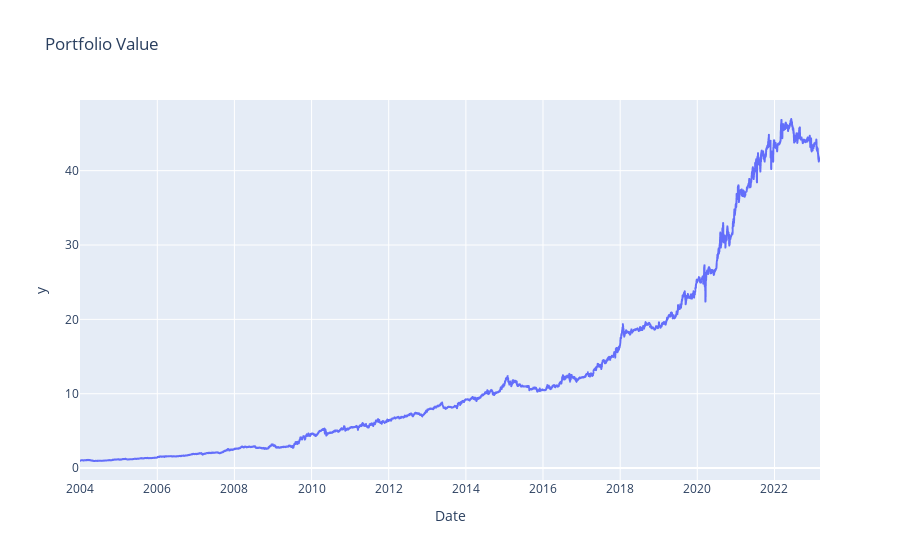
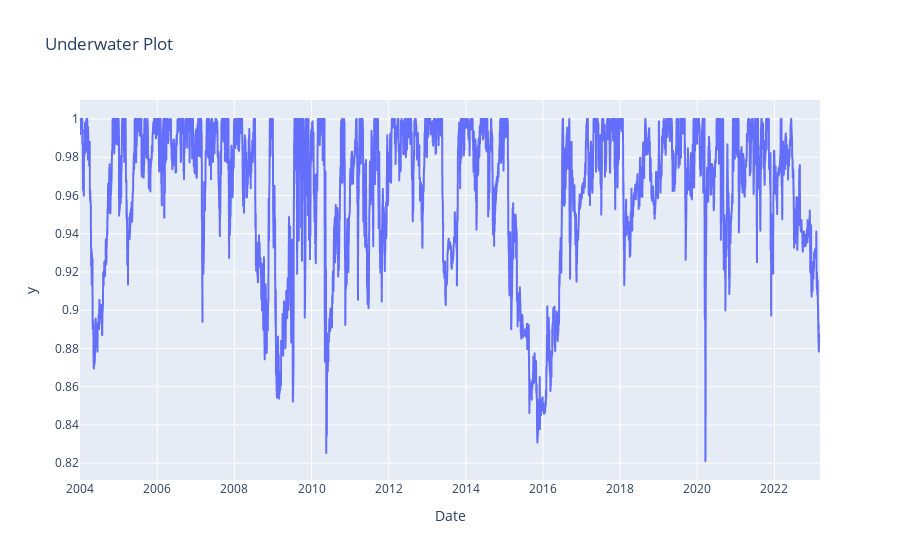

Notebook code cell kept with these figures, in order:
### Code cell
meta_parameters = {
    'meta_rebalance_unit' : 'Month',
    'meta_rebalance_freq' : 1,
    'meta_rebalance_shift' : 0,
    'meta_lb_period' : 3,
    'meta_skipped_period' : 0,
    'meta_fixed_substrat_weights' : {'DualMom' : 2, 'BAA_AggDef' : 2, 'BAA_BalDef' : 2, 'TAA' : 2, 'KellerProtMom' : 2, 'NovellTactBond' : 1, 'HAA' : 1},
    'meta_rel_mom_substrat_weights' : [1, 2, 3, 4, 5, 6, 7], #[Top Perfromer, Second Perf., Third Perf., Fourth Perf., Fifth Perf., Sixth Perf., Seventh Perf.]
    'meta_sharpe_substrat_weights' : [1, 2, 3, 4, 5, 6, 7], #[Top Perfromer, Second Perf., Third Perf., Fourth Perf., Fifth Perf., Sixth Perf., Seventh Perf.]
    'meta_sortino_substrat_weights' : [1, 2, 3, 4, 5, 6, 7], #[Top Perfromer, Second Perf., Third Perf., Fourth Perf., Fifth Perf., Sixth Perf., Seventh Perf.]
    'meta_rel_mom_abs_threshold' : -1,
    'meta_sharpe_abs_threshold' : -100,
    'meta_sortino_abs_threshold' : -100,
    'meta_start_date' : '2004-01-01',
    'meta_end_date' : datetime.date.today(),
    'used_substrat_weights' : 'fixed_based' # 'fixed_based', 'ew_based', 'rel_mom_based', 'sharpe_based', 'sortino_based' 
}

meta_leverage_parameters = {
    # 'meta_overall_leverage' : 1,
    # 'meta_ETF_perf_leverage_threshold' : [0.2, 0.4, 0.6, 0.8, 1],
    # 'meta_ETF_perf_leverage' : [1, 1, 1, 1, 1],
    # 'meta_monthly_seas_based_leverage' : [1, 1, 1, 1, 1, 1, 1, 1, 1, 1, 1, 1],
    # 'meta_leverage_lookback_years': 5,
    # 'meta_tlt_based_leverage' : [1, 1, 1, 1] #[Bull, Rebound, Correction, Bear]
    # 'meta_overall_leverage' : 1,
    # 'meta_ETF_perf_leverage_threshold' : [0.2, 0.4, 0.6, 0.8, 1],
    # 'meta_ETF_perf_leverage' : [2, 1.5, 1, 0.75, 0.5],
    # 'meta_monthly_seas_based_leverage' : [1.5, 1.5, 1.25, 1.25, 1, 1, 1, 1, 1, 1, 1, 1],
    # 'meta_leverage_lookback_years': 5,
    # 'meta_tlt_based_leverage' : [1.1, 1.1, 1, 0.8] #[Bull, Rebound, Correction, Bear]
    'meta_overall_leverage' : 1.5,
    'meta_ETF_perf_leverage_threshold' : [0.2, 0.4, 0.6, 0.8, 1],
    'meta_ETF_perf_leverage' : [1.5, 1.25, 1, 0.85, 0.7],
    # 'meta_ETF_perf_leverage' : [1, 1, 1, 1, 1],
    'meta_monthly_seas_based_leverage' : [1.5, 1.5, 1.25, 1.25, 1, 1, 1, 1, 1, 1, 0.85, 0.85],
    # 'meta_monthly_seas_based_leverage' : [1, 1, 1, 1, 1, 1, 1, 1, 1, 1, 1, 1],
    'meta_leverage_lookback_years': 5,
    'meta_tlt_based_leverage' : [1.25, 1.4, 1, 0.75] #[Bull, Rebound, Correction, Bear]
}

taa_parameters = {
    'taa_ticker_list' : ['VNQ', 'EEM', 'DBC', 'SPY', 'QQQ', 'TLT'],
    'taa_perc_ch_lb_list' : [60, 120, 180, 250],
    'taa_vol_lb' : 20,
    'taa_perc_ch_up_thres' : 0.75,
    'taa_perc_ch_low_thres' : 0.25,
    'taa_rebalance_unit' : 'Month',
    'taa_rebalance_freq' : 1,
    'taa_rebalance_shift' : 0
}

bold_parameters = {
    'baa_ticker_list_canary' : ['SPY', 'EEM', 'EFA', 'AGG'],
    'baa_ticker_list_defensive' : ['TIP', 'DBC', 'BIL', 'IEF', 'TLT', 'LQD', 'AGG'],
    # 'baa_ticker_list_aggressive' : ['QQQ'],
    'baa_ticker_list_aggressive' : ['QQQ', 'EEM', 'EFA', 'AGG'],
    'baa_ticker_list_balanced' : ['SPY', 'QQQ', 'IWM', 'VGK', 'EWJ', 'EEM', 'VNQ', 'DBC', 'GLD', 'TLT', 'HYG', 'LQD'],
    'baa_rebalance_unit' : 'Month',
    'baa_rebalance_freq' : 1,
    'baa_rebalance_shift' : 0,
    'baa_skipped_period' : 0,
    'baa_no_played_ETFs' : {'offAgg' : 1, 'offBal' : 6, 'def' : 3},
    'baa_abs_threshold' : -1
}

dual_mom_parameters = {
    'dm_tickers_list' : ['VNQ', 'EEM', 'DBC', 'SPY', 'TLT', 'SHY'],
    'dm_rebalance_unit' : 'Month',
    'dm_rebalance_freq' : 1,
    'dm_rebalance_shift' : 0,
    'dm_lb_period' : 4,
    'dm_skipped_period' : 0,
    'dm_no_played_ETFs' : 3,
    'dm_sub_rank_weights' : {'relMom' : 0.5, 'volatility' : 0.25, 'correlation' : 0.25},
    'dm_abs_threshold' : 0
}

keller_protmom_parameters = {
    'protmom_tickers_list' : ['SPY', 'QQQ', 'IWM', 'VNQ', 'DBC', 'GLD', 'HYG', 'LQD', 'TLT'],
    'protmom_rebalance_unit' : 'Month',
    'protmom_rebalance_freq' : 1,
    'protmom_rebalance_shift' : 0,
    'protmom_correl_lb_months' : 12,
    'protmom_lb_periods' : [1, 3, 6, 12],
    'protmom_lb_weights' : [1, 1, 1, 1],
    'protmom_selected_ETFs' : 3
}

novell_tactbond_parameters = {
    'tactbond_tickers_list' : ['BNDX', 'EMB', 'HYG', 'IEF', 'LQD', 'SHY', 'TIP', 'TLT'],
    'tactbond_rebalance_unit' : 'Month',
    'tactbond_rebalance_freq' : 1,
    'tactbond_rebalance_shift' : 0,
    'tactbond_absolute_threshold' : 0,
    'tactbond_threshold_type' : 1, # 1 - Relative threshold to BIL, 0 - Absolute threshold
    'tactbond_cash_subs' : 1, # 1 - BIL, 0 - Cash
    'tactbond_lb_periods' : [1, 3, 6, 12],
    'tactbond_lb_weights' : [0, 0, 1, 0],
    'tactbond_selected_ETFs' : 3
}

hybrid_aa_parameters = {
    'haa_ticker_list_canary' : ['TIP'],
    'haa_ticker_list_defensive' : ['BIL', 'IEF'],
    'haa_ticker_list_offensive' : ['SPY', 'IWM', 'VWO', 'VEA', 'VNQ', 'DBC', 'IEF', 'TLT'],
    'haa_rebalance_unit' : 'Month',
    'haa_rebalance_freq' : 1,
    'haa_rebalance_shift' : 0,
    'haa_skipped_period' : 0,
    'haa_no_played_ETFs' : {'off' : 4, 'def' : 1},
    'haa_abs_threshold' : 0
}

pv_played_fin, strat_played_rets, strat_played_weights, pos_played_fin, cash_played_fin, strat_played_curr_weights, strat_unlev_curr_weights, ETF_curr_levs, monthly_curr_lev, tlt_curr_lev = leveraged_meta(meta_parameters, taa_parameters, bold_parameters, dual_mom_parameters, keller_protmom_parameters, novell_tactbond_parameters, meta_leverage_parameters, hybrid_aa_parameters)
pd.set_option('display.float_format', '{:.2f}%'.format)
print('Unleveraged weights: ')
display(strat_unlev_curr_weights * 100)
print('Leveraged weights: ')
display(strat_played_curr_weights * 100)
print('Used overall leverage: ', '{:.2f}%'.format(meta_leverage_parameters['meta_overall_leverage'] * 100))
print('Used TLT based leverage: ', '{:.2f}%'.format(tlt_curr_lev * 100))
print('Used monthly performance based leverage: ', '{:.2f}%'.format(monthly_curr_lev * 100))
print('Used ETF performance based leverage: ')
display(ETF_curr_levs * 100)
cpa.performance_indicators(pv_played_fin)

### Figure 1 — Plotly figure (JSON) as saved in the notebook; plotly's stock layout.template omitted (floating-point values rounded to 4 significant figures; data arrays with more than 128 entries replaced by an {"elided": "..."} marker saying what was removed)
{"data": [{"hovertemplate": "Date=%{x}<br>y=%{y}<extra></extra>", "legendgroup": "", "line": {"color": "#636efa", "dash": "solid"}, "marker": {"symbol": "circle"}, "mode": "lines", "name": "", "showlegend": false, "type": "scattergl", "x": {"elided": "4829 str values"}, "xaxis": "x", "y": {"elided": "4829 float values"}, "yaxis": "y"}], "layout": {"legend": {"tracegroupgap": 0}, "title": {"text": "Portfolio Value"}, "xaxis": {"anchor": "y", "domain": [0, 1], "title": {"text": "Date"}}, "yaxis": {"anchor": "x", "domain": [0, 1], "title": {"text": "y"}}}}

### Figure 2 — Plotly figure (JSON) as saved in the notebook; plotly's stock layout.template omitted (floating-point values rounded to 4 significant figures; data arrays with more than 128 entries replaced by an {"elided": "..."} marker saying what was removed)
{"data": [{"hovertemplate": "Date=%{x}<br>y=%{y}<extra></extra>", "legendgroup": "", "line": {"color": "#636efa", "dash": "solid"}, "marker": {"symbol": "circle"}, "mode": "lines", "name": "", "showlegend": false, "type": "scattergl", "x": {"elided": "4829 str values"}, "xaxis": "x", "y": {"elided": "4829 float values"}, "yaxis": "y"}], "layout": {"legend": {"tracegroupgap": 0}, "title": {"text": "Underwater Plot"}, "xaxis": {"anchor": "y", "domain": [0, 1], "title": {"text": "Date"}}, "yaxis": {"anchor": "x", "domain": [0, 1], "title": {"text": "y"}}}}
